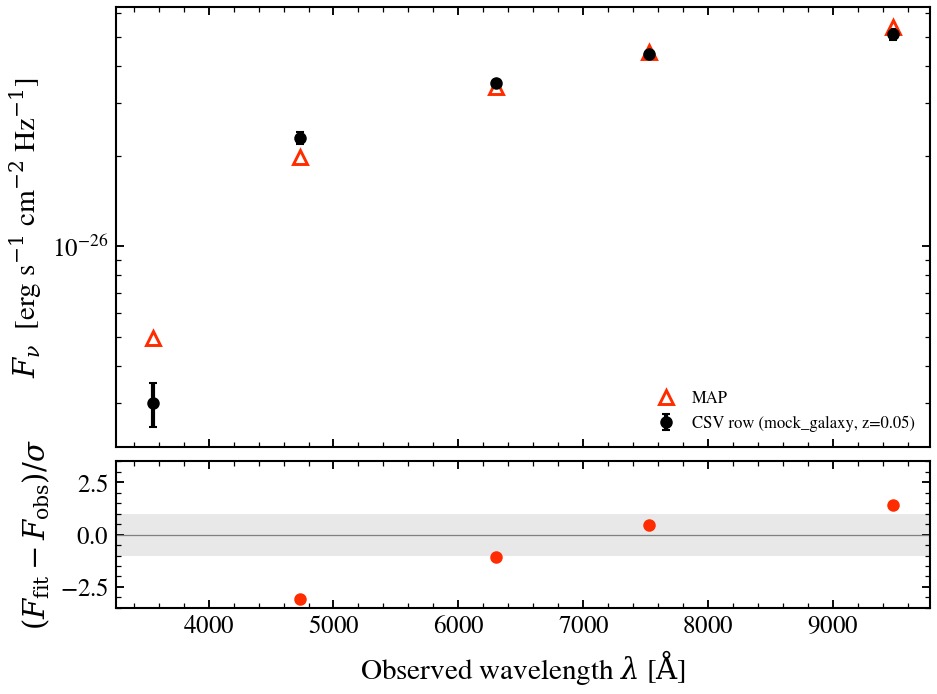

This chart was generated by the following Python code:
"""
From a CSV row to a MAP SED fit, end to end
============================================

The astronomer's-eye-view of the tengri ingest path. Starting from a
single CSV row of SDSS *ugriz* fluxes and per-band errors (the same
shape pandas would hand you from a survey catalogue), we parse the
row, build the photometric ``Observation`` from the column names,
fit with MAP, and overlay the recovered SED on the observed bands
with normalised residuals.

Companion to ``plot_recipe_load_real_csv.py`` (bulk-fit three mock
galaxies); this script focuses on the *parsing* and *single-row*
workflow that catalogue work begins with.
"""

import warnings

import jax.numpy as jnp
import matplotlib.pyplot as plt
import numpy as np

import tengri
from tengri.analysis.plotting import setup_style

setup_style()
warnings.filterwarnings("ignore", message=".*BakedInBackend.*")

# Inline CSV — same shape as a pandas row from a real catalogue.
# Columns: name, redshift, then (band, band_err) pairs in erg s-1 cm-2 Hz-1.
CSV = (
    "name,redshift,sdss_u,sdss_u_err,sdss_g,sdss_g_err,"
    "sdss_r,sdss_r_err,sdss_i,sdss_i_err,sdss_z,sdss_z_err\n"
    "mock_galaxy,0.05,3.0e-27,5e-28,2.3e-26,1e-27,3.5e-26,1e-27,"
    "4.4e-26,1e-27,5.1e-26,2e-27\n"
)

lines = [ln for ln in CSV.strip().splitlines() if ln]
header = lines[0].split(",")
row = dict(zip(header, lines[1].split(",")))

bands = ["sdss_u", "sdss_g", "sdss_r", "sdss_i", "sdss_z"]
fluxes = jnp.array([float(row[b]) for b in bands])
errors = jnp.array([float(row[b + "_err"]) for b in bands])
z = float(row["redshift"])

obs = tengri.Observation(photometry=tengri.Photometry.from_names(bands))
model = tengri.SEDModel.build(
    tengri.load_ssp(),
    observation=obs,
    sfh={"type": "dpl", "*": tengri.FREE},
    redshift=tengri.Fixed(z),
)
forward = tengri.ForwardModel.build(sed=model, observation=obs)
posterior = forward.fit(fluxes, errors, method="map", optimizer="adam", n_steps=300, verbose=False)

flux_fit = np.asarray(model.predict_photometry(posterior.params))
flux_obs = np.asarray(fluxes)
noise = np.asarray(errors)
wave_eff = np.array([float(jnp.mean(w)) for w in obs.photometry.filter_waves])

fig, (ax_sed, ax_res) = plt.subplots(
    2,
    1,
    figsize=(7.0, 5.2),
    sharex=True,
    gridspec_kw={"height_ratios": [3, 1], "hspace": 0.05},
)
ax_sed.errorbar(
    wave_eff,
    flux_obs,
    yerr=noise,
    fmt="o",
    color="k",
    ms=5,
    capsize=2,
    label=f"CSV row ({row['name']}, z={z})",
)
ax_sed.plot(wave_eff, flux_fit, "^", color="C3", ms=7, mfc="none", mew=1.4, label="MAP")
ax_sed.set_yscale("log")
ax_sed.set_ylabel(r"$F_\nu$  [erg s$^{-1}$ cm$^{-2}$ Hz$^{-1}$]")
ax_sed.legend(frameon=False, fontsize=8, loc="lower right")

residual = (flux_fit - flux_obs) / noise
ax_res.axhline(0.0, color="0.5", lw=0.6)
ax_res.axhspan(-1.0, 1.0, color="0.85", alpha=0.6, lw=0)
ax_res.plot(wave_eff, residual, "o", color="C3", ms=5)
ax_res.set_ylim(-3.5, 3.5)
ax_res.set_ylabel(r"$(F_{\rm fit} - F_{\rm obs})/\sigma$")
ax_res.set_xlabel(r"Observed wavelength $\lambda$ [$\mathrm{\AA}$]")

plt.savefig("plot_real_data_fit.png", dpi=150, bbox_inches="tight")
